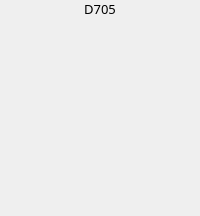
                            <widget class="QFrame" name="frame_73">
                             <property name="frameShape">
                              <enum>QFrame::NoFrame</enum>
                             </property>
                             <property name="frameShadow">
                              <enum>QFrame::Raised</enum>
                             </property>
                             <layout class="QVBoxLayout" name="verticalLayout_78">
                              <property name="spacing">
                               <number>15</number>
                              </property>
                              <property name="leftMargin">
                               <number>0</number>
                              </property>
                              <property name="topMargin">
                               <number>0</number>
                              </property>
                              <property name="rightMargin">
                               <number>0</number>
                              </property>
                              <property name="bottomMargin">
                               <number>0</number>
                              </property>
                              <item>
                               <widget class="QLabel" name="label_d705">
                                <property name="font">
                                 <font>
                                  <family>Mitr SemiBold</family>
                                  <pointsize>10</pointsize>
                                 </font>
                                </property>
                                <property name="text">
                                 <string>D705</string>
                                </property>
                                <property name="alignment">
                                 <set>Qt::AlignCenter</set>
                                </property>
                               </widget>
                              </item>
                              <item>
                               <widget class="QLabel" name="label_199">
                                <property name="font">
                                 <font>
                                  <family>Mitr SemiBold</family>
                                  <pointsize>10</pointsize>
                                 </font>
                                </property>
                                <property name="text">
                                 <string/>
                                </property>
                                <property name="alignment">
                                 <set>Qt::AlignCenter</set>
                                </property>
                               </widget>
                              </item>
                              <item>
                               <widget class="QLabel" name="label_200">
                                <property name="font">
                                 <font>
                                  <family>Mitr SemiBold</family>
                                  <pointsize>10</pointsize>
                                 </font>
                                </property>
                                <property name="text">
                                 <string/>
                                </property>
                                <property name="alignment">
                                 <set>Qt::AlignCenter</set>
                                </property>
                               </widget>
                              </item>
                              <item>
                               <widget class="QLabel" name="label_201">
                                <property name="font">
                                 <font>
                                  <family>Mitr SemiBold</family>
                                  <pointsize>10</pointsize>
                                 </font>
                                </property>
                                <property name="text">
                                 <string/>
                                </property>
                                <property name="alignment">
                                 <set>Qt::AlignCenter</set>
                                </property>
                               </widget>
                              </item>
                              <item>
                               <widget class="QLabel" name="label_202">
                                <property name="font">
                                 <font>
                                  <family>Mitr SemiBold</family>
                                  <pointsize>10</pointsize>
                                 </font>
                                </property>
                                <property name="text">
                                 <string/>
                                </property>
                                <property name="alignment">
                                 <set>Qt::AlignCenter</set>
                                </property>
                               </widget>
                              </item>
                              <item>
                               <widget class="QLabel" name="label_203">
                                <property name="font">
                                 <font>
                                  <family>Mitr SemiBold</family>
                                  <pointsize>10</pointsize>
                                 </font>
                                </property>
                                <property name="text">
                                 <string/>
                                </property>
                                <property name="alignment">
                                 <set>Qt::AlignCenter</set>
                                </property>
                               </widget>
                              </item>
                              <item>
                               <widget class="QLabel" name="label_204">
                                <property name="font">
                                 <font>
                                  <family>Mitr SemiBold</family>
                                  <pointsize>10</pointsize>
                                 </font>
                                </property>
                                <property name="text">
                                 <string/>
                                </property>
                                <property name="alignment">
                                 <set>Qt::AlignCenter</set>
                                </property>
                               </widget>
                              </item>
                             </layout>
                            </widget>
